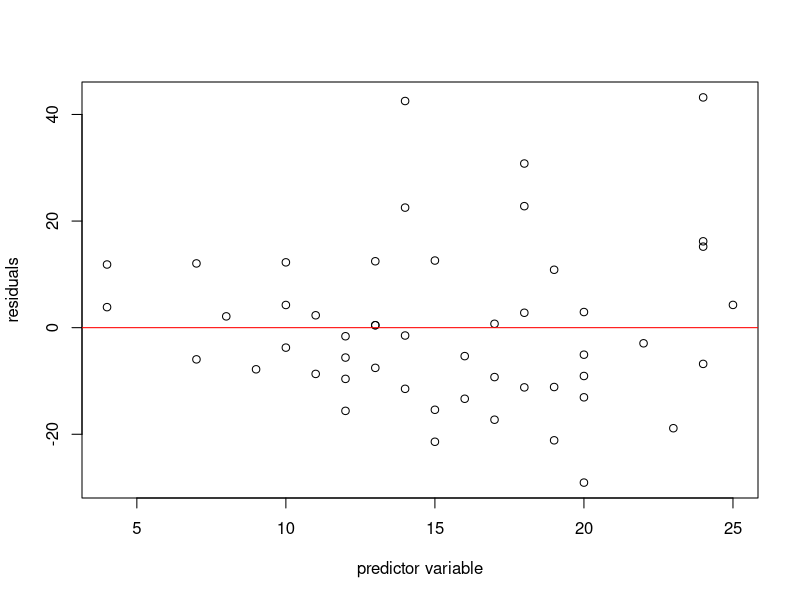
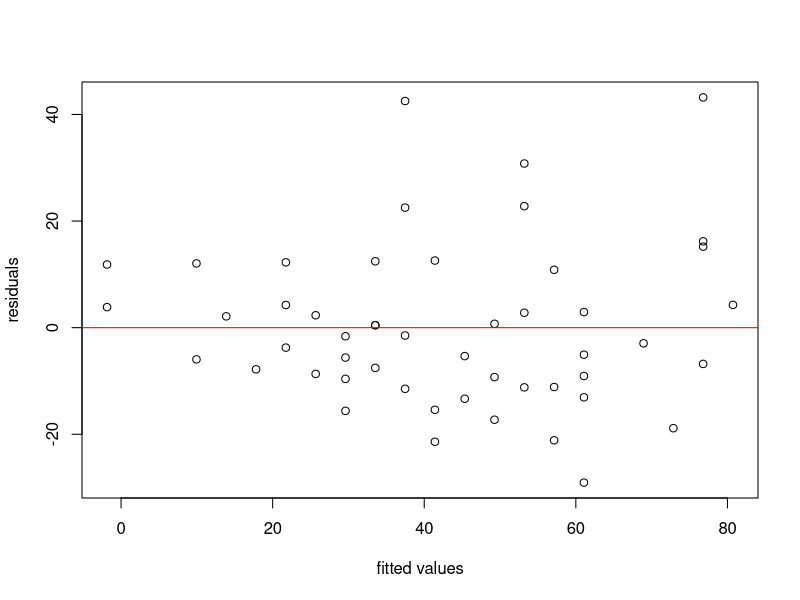
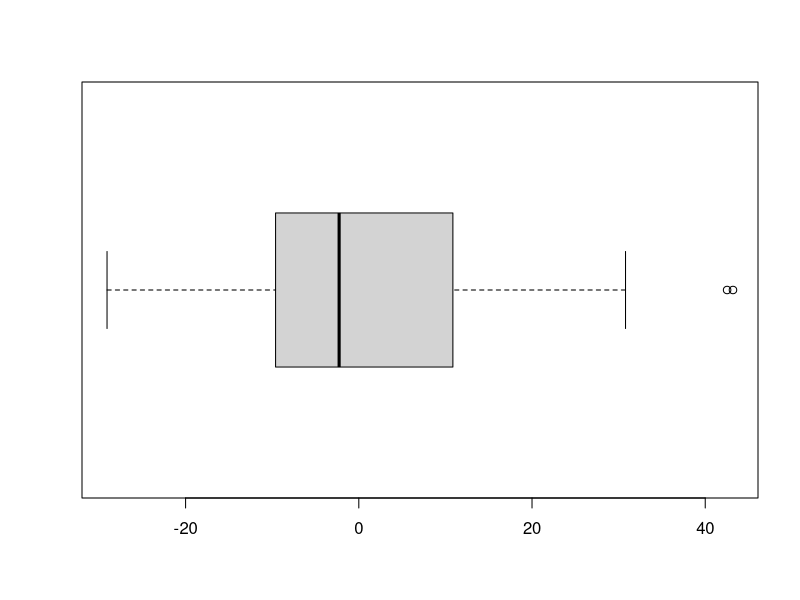
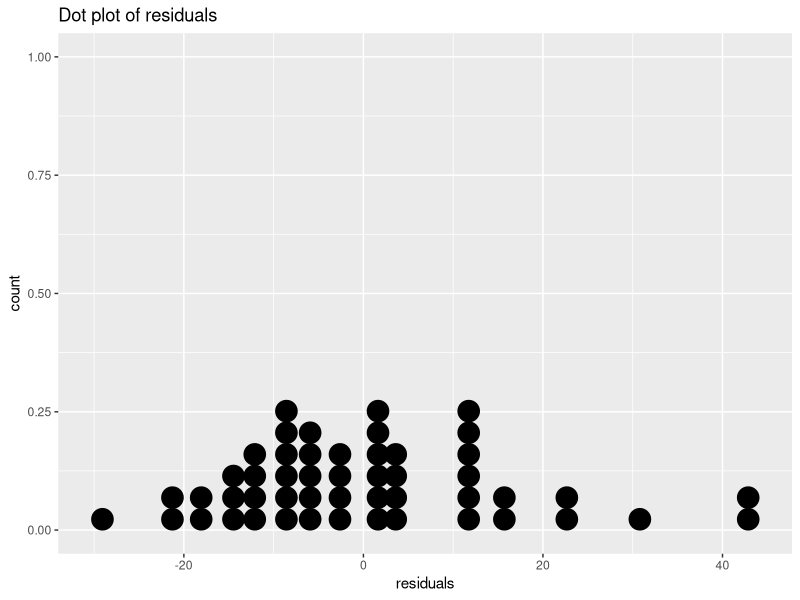
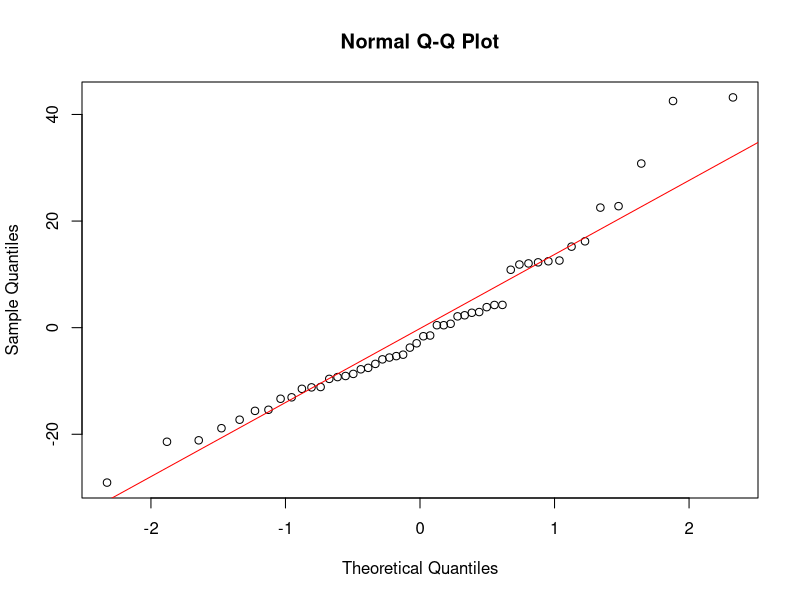

These charts were generated, in order, by the following R code: (Note: this script raises an error after producing the figures.)
## ---- chunk 1
knitr::opts_chunk$set(
	error = FALSE,
	message = FALSE,
	warning = FALSE,
	options(knitr.kable.NA = ''),
	fig.width=5, fig.height=3,#set figure size
	fig.align='center',#center plot
	tidy = FALSE
)
## ---- chunk 2
fit = lm(dist~speed, data=cars)
residuals = fit$residuals#or Y-yhat
plot(x=cars$speed, y=residuals, xlab='predictor variable', ylab='residuals')
abline(h=0, col='red')
## ---- chunk 3
y_hat = fit$fitted.values
plot(x=y_hat, y=residuals, xlab='fitted values', ylab='residuals')
abline(h=0, col='red')
## ---- chunk 4
boxplot(residuals,horizontal =T)
## ---- chunk 5
library(ggplot2)#install.packages("ggplot2") to install it 
ggplot() + aes(residuals) + geom_dotplot() + xlab("residuals") + ggtitle("Dot plot of residuals")
## ---- chunk 6
qqnorm(residuals)
qqline(residuals, col='red') # theoretical line
## ---- chunk 7
shapiro.test(residuals)
## ---- chunk 8
res <- qqnorm(residuals, plot.it = FALSE)
#correlation between observed residuals and expected residuals
r=cor(res$x, res$y)#res$x is expected residuals, res$y is observed residuals
r
n=length(residuals)
n
## ---- chunk 9
group1 <- cars$speed < 15#Divide the data into two parts according to residual pattern
group2 <- !group1
d1 <- abs(residuals[group1] - median(residuals[group1]))
d2 <- abs(residuals[group2] - median(residuals[group2]))
n <- length(residuals)
n1 <- length(d1)
n2 <- length(d2)
s <- sqrt((sum((d1-mean(d1))^2)+sum((d2-mean(d2))^2))/(n - 2))
t.stat <- (mean(d1)-mean(d2))/s/sqrt(1/n1+1/n2)
t.stat
t.crit <- qt(0.995, df = n-2)
t.crit
## ---- chunk 10
reduced = lm(dist ~ speed, data = cars)
full = lm(dist ~ 0 + as.factor(speed), data = cars) 
knitr::kable(anova(reduced, full))
nlevels(factor(cars$speed))#c
n#n
## ---- chunk 11
knitr::include_graphics("trans_x.png")
## ---- chunk 12
#Defince a function that calculate box-cox transformation; x,y are the variables.
box_trans = function(lambda,x,y){
  n = length(y)
  K2= prod(y)^(1/n)
  K1 = 1/(lambda* K2^(lambda - 1))
  if (lambda != 0){
    W = K1*(y^lambda-1)
  } else{
    W = K2*log(y)
  }
  SSE = anova(lm(W~x))[2,2]
  return(SSE)
}

lambda = seq(-1, 3, by=1)
SSE = sapply(lambda, function(l)box_trans(l, cars$speed,cars$dist))
knitr::kable(t(data.frame(lambda, SSE)))#kabel function is in knitr package
## ---- chunk 13
SSE = sapply(lambda, function(l)box_trans(l, cars$speed,cars$dist+2.5))
knitr::kable(t(data.frame(lambda, SSE)))#kabel function is in knitr package
